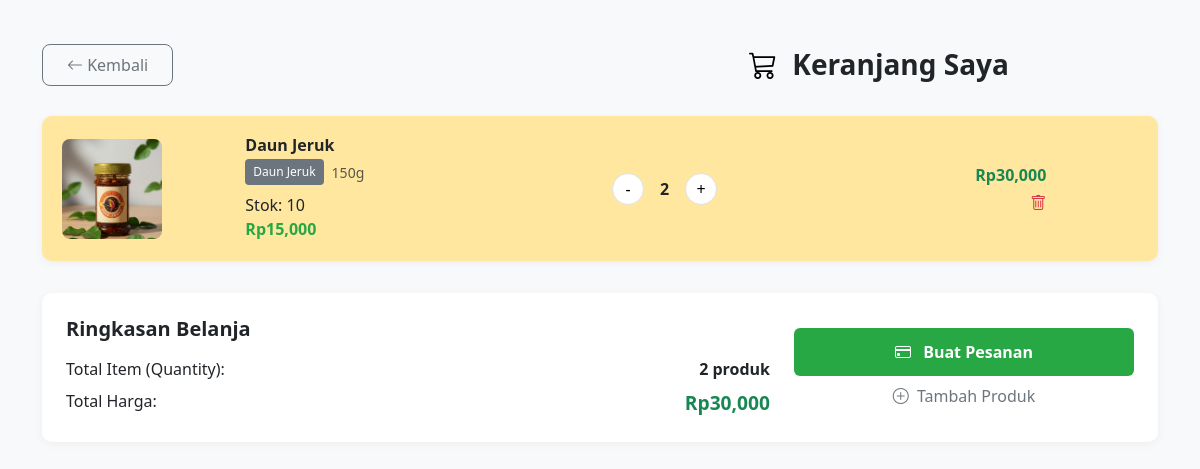
The page /keranjang.php (signed in) on the database its author committed.
### tables this page shows
CREATE TABLE `cart` (
  `id` int(11) NOT NULL,
  `user_id` int(11) NOT NULL,
  `product_id` int(11) NOT NULL,
  `qty` int(11) DEFAULT 1
);

CREATE TABLE `products` (
  `id` int(11) NOT NULL,
  `nama` varchar(100) NOT NULL,
  `varian` enum('Original','Daun Jeruk','Lengkuas') NOT NULL,
  `ukuran` varchar(50) NOT NULL,
  `harga` int(11) NOT NULL,
  `gambar` varchar(255) DEFAULT NULL,
  `stok` int(50) NOT NULL
);

### keranjang.php (the view, shortened to what this page needs)
<?php
require "koneksi.php";
$user_id = $_SESSION['user_id'];
$query = "SELECT cart.id AS cart_id, cart.qty, products.*
          FROM cart
          JOIN products ON cart.product_id = products.id
          WHERE cart.user_id = $user_id";
$result = mysqli_query($conn, $query);
$total_qty = 0;
$total_harga = 0;
$cart_items = [];
while ($row = mysqli_fetch_assoc($result)) {
    $cart_items[] = $row;
    $total_qty += $row['qty'];
    $total_harga += $row['harga'] * $row['qty'];
}
$has_items = count($cart_items) > 0;
?>
<!DOCTYPE html>
<html lang="id">
<head>
    <link href="https://cdn.jsdelivr.net/npm/bootstrap@5.3.8/dist/css/bootstrap.min.css" rel="stylesheet">
    <link rel="stylesheet" href="https://cdn.jsdelivr.net/npm/bootstrap-icons@1.11.1/font/bootstrap-icons.css">
</head>
<body>
<div class="container py-4">
    <div class="header-responsive">
        <div class="header-left">
            <a href="beranda.php" class="btn btn-outline-secondary btn-custom">
                <i class="bi bi-arrow-left"></i> Kembali
            </a>
        </div>
        <div class="header-center">
            <h3 class="fw-bold m-0">
                <i class="bi bi-cart3 cart-icon-black me-2"></i> Keranjang Saya
            </h3>
        </div>
    </div>
    <?php
    if ($has_items):
        foreach ($cart_items as $row):
            $subtotal = $row['harga'] * $row['qty'];
    ?>
    <div class="cart-item d-none-mobile">
        <div class="row align-items-center">
            <div class="col-2">
                <img src="images/<?= $row['gambar']; ?>" class="product-img" alt="<?= $row['nama']; ?>">
            </div>
            <div class="col-4">
                <h6 class="fw-bold mb-1"><?= $row['nama']; ?></h6>
                <div class="d-flex align-items-center gap-2 mb-2">
                    <span class="badge-variant"><?= $row['varian']; ?></span>
                    <small class="text-muted"><?= $row['ukuran']; ?></small>
                </div>
                <div class="text-stock">Stok: <?= $row['stok']; ?></div>
                <div class="text-price">Rp<?= number_format($row['harga']); ?></div>
            </div>
            <div class="col-3">
                <div class="d-flex align-items-center gap-3">
                    <button class="qty-btn updateQty" data-id="<?= $row['cart_id']; ?>" data-type="minus">-</button>
                    <span class="fw-bold"><?= $row['qty']; ?></span>
                    <button class="qty-btn updateQty" data-id="<?= $row['cart_id']; ?>" data-type="plus">+</button>
                </div>
            </div>
            <div class="col-2 text-end">
                <div class="fw-bold text-success mb-1">Rp<?= number_format($subtotal); ?></div>
                <i class="bi bi-trash delete-btn deleteItem" data-id="<?= $row['cart_id']; ?>"></i>
            </div>
        </div>
    </div>
    <?php
        endforeach;
    endif; ?>
    <?php if ($has_items): ?>
    <div class="summary-box">
        <div class="row align-items-center">
            <div class="col-md-8">
                <h5 class="fw-bold mb-3">Ringkasan Belanja</h5>
                <div class="d-flex justify-content-between mb-2">
                    <span>Total Item (Quantity):</span>
                    <span class="fw-bold"><?= $total_qty; ?> produk</span>
                </div>
                <div class="d-flex justify-content-between">
                    <span>Total Harga:</span>
                    <span class="fw-bold text-success" style="font-size: 1.2rem;">
                        Rp<?= number_format($total_harga); ?>
                    </span>
                </div>
            </div>
            <div class="col-md-4 mt-3 mt-md-0">
                <a href="checkout.php" class="btn btn-checkout w-100">
                    <i class="bi bi-credit-card me-2"></i> Buat Pesanan
                </a>
                <div class="text-center mt-2">
                    <a href="beranda.php" class="text-decoration-none text-secondary">
                        <i class="bi bi-plus-circle me-1"></i> Tambah Produk
                    </a>
                </div>
            </div>
        </div>
    </div>
    <?php endif; ?>
</div>
</body>
</html>

### keranjang.php (style rules this page uses)
body { background-color: #f8f9fa; font-family: 'Segoe UI', Tahoma, Geneva, Verdana, sans-serif; padding-top: 20px; }
.header-responsive { display: flex; justify-content: space-between; align-items: center; margin-bottom: 30px; position: relative; }
.header-left { flex: 1; display: flex; justify-content: flex-start; }
.header-center { flex: 1; display: flex; justify-content: center; }
.cart-item { background: #FFE7A0; border-radius: 10px; padding: 1.25rem; margin-bottom: 1rem; box-shadow: 0 2px 8px rgba(0,0,0,0.05); transition: transform 0.2s; }
.product-img { width: 100px; height: 100px; object-fit: cover; border-radius: 8px; }
.qty-btn { width: 32px; height: 32px; border-radius: 50%; border: 1px solid #dee2e6; background: white; display: flex; align-items: center; justify-content: center; transition: all 0.2s; }
.delete-btn { color: #dc3545; cursor: pointer; transition: color 0.2s; }
.summary-box { background: white; border-radius: 10px; padding: 1.5rem; box-shadow: 0 2px 10px rgba(0,0,0,0.05); margin-top: 2rem; }
.btn-custom { padding: 0.5rem 1.5rem; border-radius: 8px; font-weight: 500; }
.btn-checkout { background: #28a745; color: white; border: none; padding: 0.75rem; font-weight: 600; }
.text-price { color: #28a745; font-weight: 600; }
.badge-variant { background: #6c757d; color: white; font-size: 0.75rem; padding: 0.25rem 0.5rem; border-radius: 4px; }
.cart-icon-black { color: #000 !important; }

### rows shown on the page
cart: product.gambar (picture), product.nama "Daun Jeruk", product.varian "Daun Jeruk", product.ukuran "150g", product.stok "10", product.harga "15,000", qty "2", subtotal "30,000"

### other values the page prints
$total_qty "2"
$total_harga "30,000"
